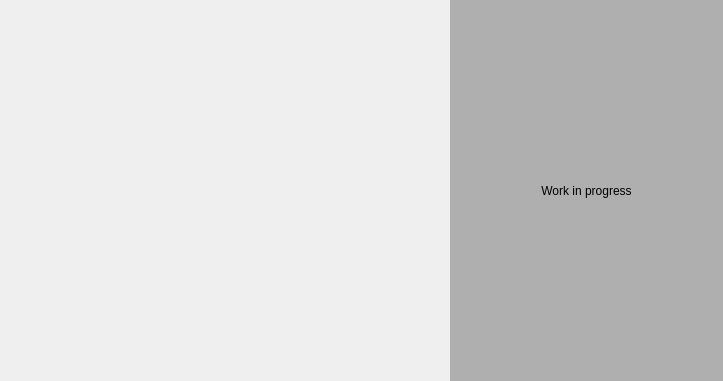
<?xml version="1.0" encoding="UTF-8"?>
<ui version="4.0">
 <class>AuthenticationWidget</class>
 <widget class="QWidget" name="AuthenticationWidget">
  <property name="geometry">
   <rect>
    <x>0</x>
    <y>0</y>
    <width>723</width>
    <height>381</height>
   </rect>
  </property>
  <property name="windowTitle">
   <string>Form</string>
  </property>
  <layout class="QHBoxLayout" name="horizontalLayout">
   <property name="spacing">
    <number>0</number>
   </property>
   <property name="leftMargin">
    <number>0</number>
   </property>
   <property name="topMargin">
    <number>0</number>
   </property>
   <property name="rightMargin">
    <number>0</number>
   </property>
   <property name="bottomMargin">
    <number>0</number>
   </property>
   <item>
    <widget class="QWidget" name="m_authenticationContainer_widget" native="true">
     <property name="minimumSize">
      <size>
       <width>450</width>
       <height>0</height>
      </size>
     </property>
     <property name="maximumSize">
      <size>
       <width>450</width>
       <height>16777215</height>
      </size>
     </property>
     <layout class="QGridLayout" name="m_authenticationContainer_layout">
      <property name="leftMargin">
       <number>0</number>
      </property>
      <property name="topMargin">
       <number>0</number>
      </property>
      <property name="rightMargin">
       <number>0</number>
      </property>
      <property name="bottomMargin">
       <number>0</number>
      </property>
     </layout>
    </widget>
   </item>
   <item>
    <widget class="QWidget" name="widget_2" native="true">
     <property name="sizePolicy">
      <sizepolicy hsizetype="Expanding" vsizetype="Expanding">
       <horstretch>0</horstretch>
       <verstretch>0</verstretch>
      </sizepolicy>
     </property>
     <layout class="QGridLayout" name="gridLayout">
      <property name="leftMargin">
       <number>0</number>
      </property>
      <property name="topMargin">
       <number>0</number>
      </property>
      <property name="rightMargin">
       <number>0</number>
      </property>
      <property name="bottomMargin">
       <number>0</number>
      </property>
      <item row="0" column="0">
       <widget class="QLabel" name="label">
        <property name="styleSheet">
         <string notr="true">background-color: rgb(175, 175, 175);</string>
        </property>
        <property name="text">
         <string>Work in progress</string>
        </property>
        <property name="alignment">
         <set>Qt::AlignCenter</set>
        </property>
       </widget>
      </item>
     </layout>
    </widget>
   </item>
  </layout>
 </widget>
 <resources/>
 <connections/>
</ui>
